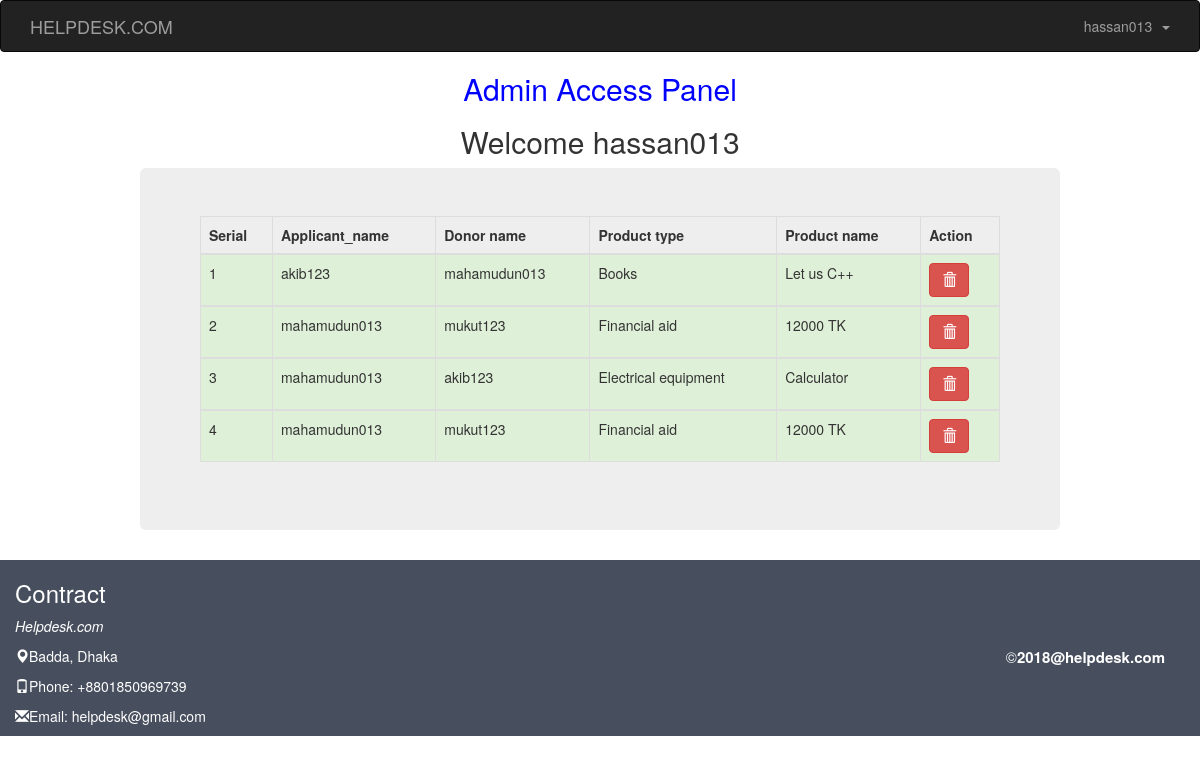
The page /admin_home.php (signed in) on the database its author committed.
### tables this page shows
CREATE TABLE `apply_table` (
  `a_id` int(11) NOT NULL,
  `applicant_name` varchar(100) NOT NULL,
  `donor_name` varchar(100) NOT NULL,
  `product_type` varchar(100) NOT NULL,
  `product_name` varchar(100) NOT NULL
);

### admin_home.php (the view, shortened to what this page needs)
<!DOCTYPE html>
<html lang="en">
<head>
  <link rel="stylesheet" href="https://maxcdn.bootstrapcdn.com/bootstrap/3.3.7/css/bootstrap.min.css">
</head>
<body>
 <nav class="navbar navbar-inverse ">
  <div class="container">
    <div class="navbar-header">
       <a class="navbar-brand" href="#">HELPDESK.COM</a>
    </div>
    <ul class="nav navbar-nav navbar-right">
      <li class="dropdown"><a class="dropdown-toggle" data-toggle="dropdown"
        href="#"><?php echo $_SESSION['adminName'];?> &nbsp<span class="caret"></span></a>
      </li>
    </ul>
  </div>
</nav>
        <h2 style="text-align: center;
        color: blue;"> Admin Access Panel </h2>
  <h2 style="text-align: center;">Welcome <?php echo $_SESSION['adminName'];?> </h2>
  <div class="container">
   <div class="col-md-10 col-md-offset-1">
    <div class="jumbotron">
      <table class="table table-hover table-bordered">
        <thead >
          <th>Serial</th>
          <th>Applicant_name</th>
          <th>Donor name</th>
          <th>Product type</th>
          <th>Product name</th>
          <th>Action</th>
        </thead>
       <?php
       include('config.php');
         $connect= mysqli_connect($dbservername,$dbusername,$dbpassword,$dbname);
          $q="SELECT * FROM apply_table";
          $run=mysqli_query($connect,$q);
          if (mysqli_num_rows($run) > 0) {
            $i=1;
           while($row = mysqli_fetch_assoc($run)){
      ?>
          <tbody>
          <tr class="success">
            <td><?php  echo $i++; ?></td>
            <td><?php echo $row['applicant_name']; ?></td>
            <td><?php echo $row['donor_name']; ?></td>
            <td><?php echo $row['product_type']; ?></td>
            <td><?php echo $row['product_name']; ?></td>
            <td>
              <a href="function.php?ap_id=<?php echo $row['a_id'] ?>" class="btn btn-danger" onclick=" return confirm('Are you sure to delete?')"><span class="glyphicon glyphicon-trash"></span></a>
            </td>
          </tr>
        </tbody>
      <?php
        }
      }
      ?>
      </table>
    </div>
   </div>
  </div>
 <?php include('footer.php'); ?>
</body>
</html>

### footer.php
<div id="contact" class="container-fluid" style="background-color:#474E5D;color:white">
  <h3 class="text-left">Contract</h3>
  <p class="text-left"><em>Helpdesk.com</em></p>
  <div class="row">
    <div class="col-md-4">
      <p><span class="glyphicon glyphicon-map-marker"></span>Badda, Dhaka</p>
      <p><span class="glyphicon glyphicon-phone"></span>Phone: +8801850969739</p>
      <p><span class="glyphicon glyphicon-envelope"></span>Email: helpdesk@gmail.com</p>
    </div>
	<div class="container-fluid text-right">
    <div class="col-md-8">
     <p style="font-size:15px;"> &copy<strong>2018@helpdesk.com</strong></p>
    </div>
  </div>
  </div>
  </div>

### rows shown on the page
apply_table: applicant_name "akib123", donor_name "mahamudun013", product_type "Books", product_name "Let us C++"
apply_table: applicant_name "mahamudun013", donor_name "mukut123", product_type "Financial aid", product_name "12000 TK"
apply_table: applicant_name "mahamudun013", donor_name "akib123", product_type "Electrical equipment", product_name "Calculator"
apply_table: applicant_name "mahamudun013", donor_name "mukut123", product_type "Financial aid", product_name "12000 TK"

### other values the page prints
$_SESSION['adminName'] "hassan013"
